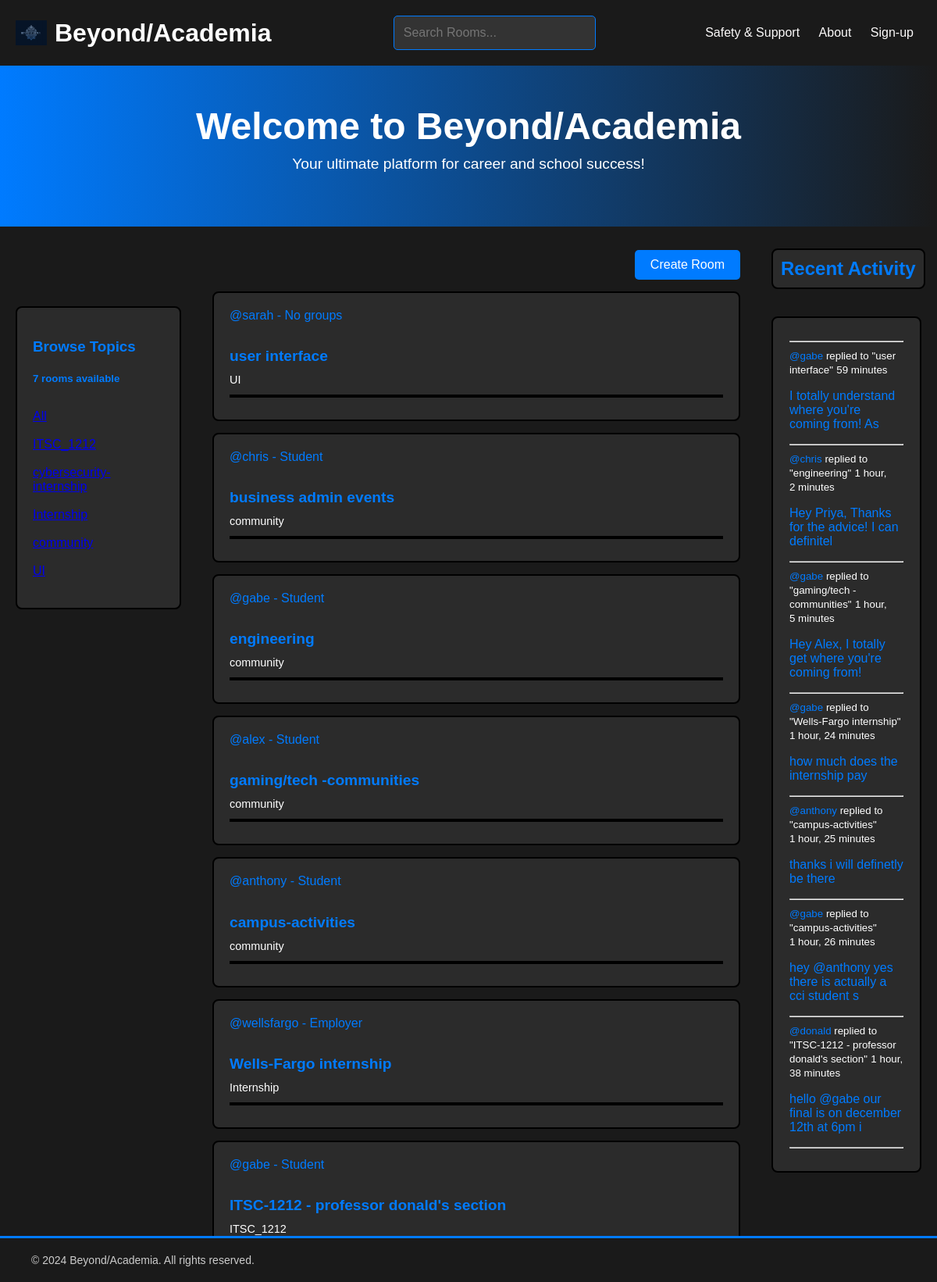
The page / on the database its author committed.
### base/models.py (models this page shows, shortened)
class Room(models.Model):
    host = models.ForeignKey(User, on_delete=models.SET_NULL, null=True)
    topic = models.ForeignKey(Topic, on_delete=models.SET_NULL, null=True)
    name = models.CharField(max_length=200)
    description = models.TextField(null=True, blank=True)
    participants = models.ManyToManyField(User, related_name='participants', blank=True)
    updated = models.DateTimeField(auto_now=True)
    created = models.DateTimeField(auto_now_add=True)
    class Meta:
        ordering = ['-updated','created']
    def __str__(self):
        return self.name

class Topic(models.Model):
    name = models.CharField(max_length=200)

class Message(models.Model):
    user = models.ForeignKey(User, on_delete=models.CASCADE)
    room = models.ForeignKey(Room, on_delete=models.CASCADE)
    body = models.TextField()
    updated = models.DateTimeField(auto_now=True)
    created = models.DateTimeField(auto_now_add=True)
    class Meta:
        ordering = ['-updated','created']
    def __str__(self):
        return self.body[0:50]

### base/views.py (the view)
# urls.py: path("",views.home, name="home"),
def home(request):
    q = request.GET.get('q') if  request.GET.get('q') != None else ''
    rooms = Room.objects.filter(
        Q(topic__name__icontains=q,) |
        Q(name__icontains=q)|
         Q(description__icontains=q)
        )
    topics = Topic.objects.all()
    room_count = rooms.count()
    room_messages = Message.objects.filter(Q(room__topic__name__icontains=q))
    context = {'rooms': rooms, 'topics': topics, 'room_count': room_count, 'room_messages' :room_messages,}
    return render(request,'base/home.html',context )

### base/templates/base/home.html
{% extends 'main.html' %}
{% block content %}
<section class="banner">
    <div class="container">
        <h1>Welcome to Beyond/Academia</h1>
        <p>Your ultimate platform for career and school success!</p>
    </div>
</section>
<div class="homepage">
    <div >
        {%include 'base/topics_component.html'%}
    </div>
    <div >
        <div class="create-room-container">
            <a class="create-room" href="{% url 'create-room' %}">Create Room</a>
        </div>
        {%include 'base/feed_component.html'%}
    </div>
    <div>
        {%include 'base/activity_component.html'%}
    </div>
</div>
{% endblock content  %}

### base/templates/base/topics_component.html (shortened to what this page needs)
<div class="topic">
    <div >
        <h3 > Browse Topics</h3>
        <h5 >{{room_count}} rooms available</h5>
    <div class="topicall">
        <a href="{% url 'home' %}">All</a>
    </div>
    {% for topic in topics %}
        <div class="topics">
            <a href="{% url 'home' %}?q={{ topic.name }}">{{ topic.name }}</a>
        </div>
    {% endfor %}
    </div>
</div>

### base/templates/base/feed_component.html (shortened to what this page needs)
<div>
    {% for room in rooms %}
    <div class="room-container">
        {% if room.host and room.host.id %}
            <a href="{% url 'user-profile' room.host.id %}">
                @{{ room.host.username }} -
                {% for group in room.host.groups.all %}
                    {{ group.name }}
                {% empty %}
                    No groups
                {% endfor %}
            </a>
        {% else %}
            <span>No host available</span>
        {% endif %}
        <h5><a href="{% url 'room' room.id %}">{{ room.name }}</a></h5>
        <small style="color: white;">{{ room.topic.name }}</small>
        <hr>
    </div>
    {% endfor %}
</div>

### base/templates/base/activity_component.html (shortened to what this page needs)
<h3 class="recent-activityfeed"> Recent Activity</h3>
<div class="activity-feed">
        <hr>
        {%for message in room_messages%}
        <div>
            <small style="color: white;"  ><a style="color: white;" href=" 'user-profile' message.user.id"></a ><a style="color: #007BFF; " >@{{message.user}}
            </a> replied to "{{message.room}}"</small>
            <small style="color: white;" > {{message.created| timesince}}</small>
            <p>{{message}}</p>
                <hr>
        </div>
        {%endfor%}
</div>

### static/css/main.css (style rules this page uses)
body { background-color:#1a1a1a; font-family: Arial, sans-serif; margin: 0; padding: 0; color: #007BFF; align-items: center; }
.homepage { display: grid; grid-template-columns: 1fr 3fr 1fr; gap: 20px; }
.topic { margin-left: 25px; border: 2px solid black; padding: 20px; margin: 15px 0; background-color: #2b2b2b; border-radius: 8px; margin-top: 82px; margin-left: 20px; }
.room-container { border: 2px solid black; padding: 20px; margin: 15px 0; background-color: #2b2b2b; border-radius: 8px; margin-left: 20px; }
.room-container h5 { font-size: 1.2rem; margin-bottom: 10px; }
.room-container small { font-size: 0.9rem; color: #555; }
.room-container a { color: #007BFF; text-decoration: none; }
.room-container hr { border: 2px solid black; margin-top: 10px; }
.create-room-container { display: flex; justify-content: flex-end; margin-top: 10px; }
.create-room { padding: 10px 20px; background-color: #007BFF; color: white; text-decoration: none; border-radius: 5px; }
.activity-feed { border: 2px solid black; padding: 21px; margin: 15px 0; background-color: #2b2b2b; border-radius: 8px; margin-right: 20px; margin-left: 20px; }
.recent-activityfeed { margin-top: 8px; display: inline-block; padding: 10px; border: 2px solid black; border-radius: 8px; background-color:#2b2b2b; font-size: 1.5rem; margin-bottom: 20px; margin-left: 20px; }
.container { max-width: 1200px; margin: 0 auto; padding: 20px; }
.banner { background: linear-gradient(to left, #1a1a1a, #007BFF); color: white; text-align: center; padding: 50px 20px; margin-bottom: 20px; }
.banner h1 { font-size: 3rem; margin: 0; }
.banner p { font-size: 1.2rem; margin-top: 10px; }
.container { max-width: 1200px; margin: 0 auto; padding: 0 20px; color:white; }
h1 { color: #ffffff; font-size: 2rem; }

### rows shown on the page
Room: host.username "sarah", name "user interface", topic.name "UI"
Room: host.username "chris", name "business admin events", topic.name "community"
Room: host.username "gabe", name "engineering", topic.name "community"
Room: host.username "alex", name "gaming/tech -communities", topic.name "community"
Room: host.username "anthony", name "campus-activities", topic.name "community"
Room: host.username "wellsfargo", name "Wells-Fargo internship", topic.name "Internship"
Room: host.username "gabe", name "ITSC-1212 - professor donald's section", topic.name "ITSC_1212"
Message: user "gabe", room "user interface", created "59 minutes", body "I totally understand where you're coming from! As"
Message: user "chris", room "engineering", created "1 hour, 2 minutes", body "Hey Priya, Thanks for the advice! I can definitel"
Message: user "gabe", room "gaming/tech -communities", created "1 hour, 5 minutes", body "Hey Alex, I totally get where you're coming from!"
Message: user "gabe", room "Wells-Fargo internship", created "1 hour, 24 minutes", body "how much does the internship pay"
Message: user "anthony", room "campus-activities", created "1 hour, 25 minutes", body "thanks i will definetly be there"
Message: user "gabe", room "campus-activities", created "1 hour, 26 minutes", body "hey @anthony yes there is actually a cci student s"
Message: user "donald", room "ITSC-1212 - professor donald's section", created "1 hour, 38 minutes", body "hello @gabe our final is on december 12th at 6pm i"

### other values the page prints
{{ room_count }} "7"
{{ group.name }} "Student"
{{ group.name }} "Employer"
